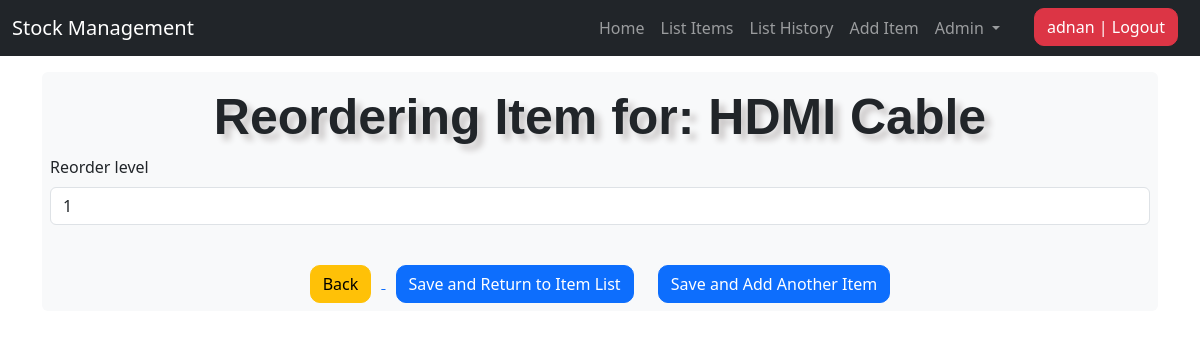
Page /reorder_level/10/ (signed in) on the earlier database version.
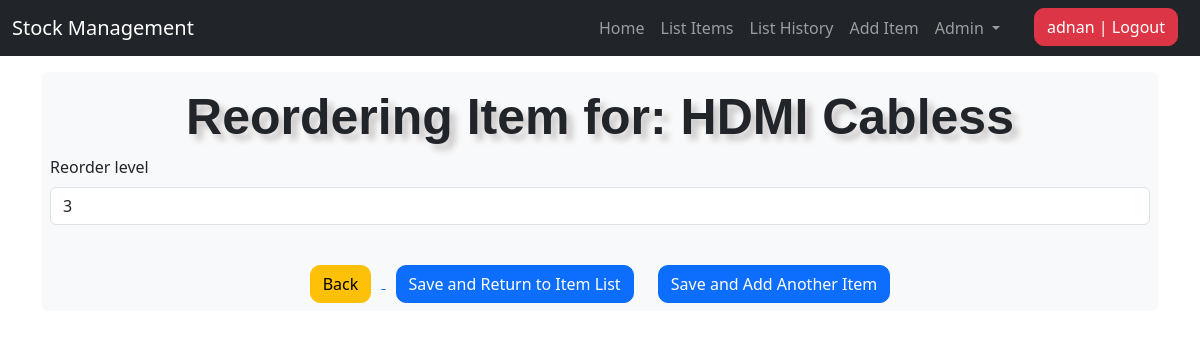
Same page on the later database version.
### stockmgmt/models.py (models this page shows, shortened)
class Stock(models.Model):
    household = models.ForeignKey(
        Household, on_delete=models.CASCADE, blank=True)
    room = models.ForeignKey(Room, on_delete=models.CASCADE, blank=True)
    location = models.ForeignKey(
        Location, on_delete=models.CASCADE, blank=True)
    category = models.ForeignKey(
        Category, on_delete=models.CASCADE, blank=True)
    item_name = models.CharField(max_length=50, blank=True, null=True)
    quantity = models.IntegerField(default='0', blank=True, null=True)
    receive_quantity = models.IntegerField(default='0', blank=True, null=True)
    receive_by = models.CharField(max_length=50, blank=True, null=True)
    issue_quantity = models.IntegerField(default='0', blank=True, null=True)
    issue_by = models.CharField(max_length=50, blank=True, null=True)
    issue_to = models.CharField(max_length=50, blank=True, null=True)
    item_usage = models.TextField(max_length=500, blank=True, null=True)
    phone_number = models.CharField(max_length=50, blank=True, null=True)
    created_by = models.CharField(max_length=50, blank=True, null=True)
    reorder_level = models.IntegerField(default='3', blank=True, null=True)
    timestamp = models.DateTimeField(auto_now_add=True, auto_now=False)
    last_updated = models.DateTimeField(auto_now_add=False, auto_now=True)
    has_warranty = models.BooleanField(default=False, blank=False, null=True)
    item_notes = models.TextField(max_length=500, blank=True, null=True)

### stockmgmt/views.py (the view, shortened to what this page needs)
# urls.py: path('reorder_level/<str:pk>/', views.reorder_level, name="reorder_level"),
@login_required
def reorder_level(request, pk):
    stock_instance = Stock.objects.get(id=pk)
    form = ReorderLevelForm(request.POST or None, instance=stock_instance)
    context = {
        "title": f"Reordering Item for: {stock_instance.item_name}",
        "instance": stock_instance,
        "form": form,
    }
    return render(request, "./includes/give_take.html", context)

### stockmgmt/forms.py
class ReorderLevelForm(forms.ModelForm):
    class Meta:
        model = Stock
        fields = ['reorder_level']

### stockmgmt/templates/includes/give_take.html (shortened to what this page needs)
{% extends 'base.html' %}
{% load crispy_forms_tags %}
{% block content %}
<form method="POST" id="your-form">
    {{ form|crispy }}
    <br />
    <div class="form-group text-center">
        <a href="#" onclick="goBack();">
            <div class="custom-btn btn btn-warning">Back</div>
        </a>
        <button type="submit" name="save" class="custom-btn btn btn-primary multi-line-btn">
            Save and Return to Item List
        </button>
        <button type="submit" name="add_another" class="custom-btn btn btn-primary multi-line-btn">
            Save and Add Another Item
        </button>
    </div>
</form>
{% endblock %}

Differences in the rows shown:
changed Stock: reorder_level "1" → "3"
Other differences:
{{ title }}: "Reordering Item for: HDMI Cable" → "Reordering Item for: HDMI Cabless"
